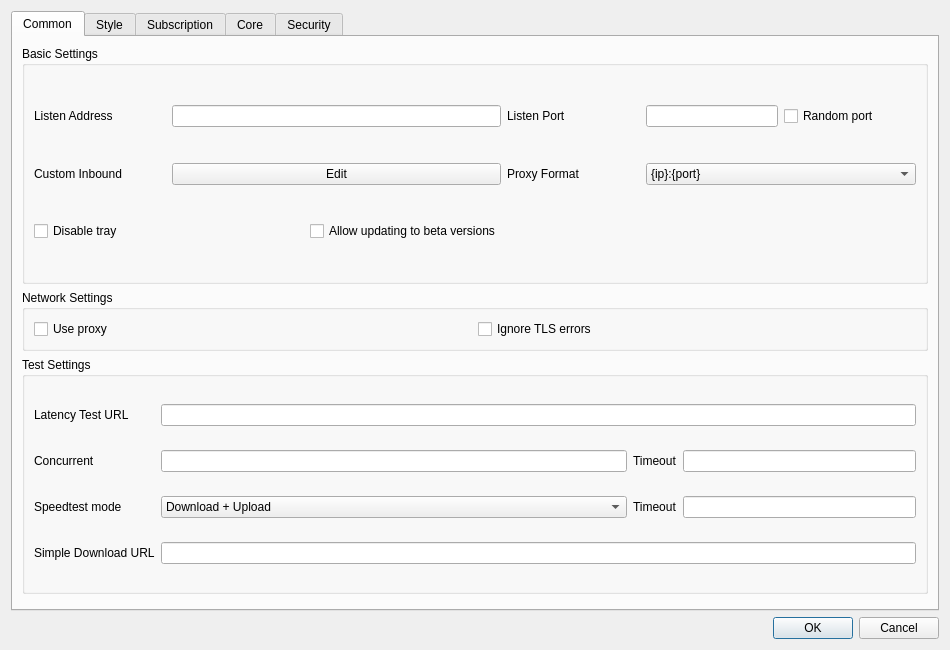
<?xml version="1.0" encoding="UTF-8"?>
<ui version="4.0">
 <class>DialogBasicSettings</class>
 <widget class="QDialog" name="DialogBasicSettings">
  <property name="geometry">
   <rect>
    <x>0</x>
    <y>0</y>
    <width>950</width>
    <height>650</height>
   </rect>
  </property>
  <property name="sizePolicy">
   <sizepolicy hsizetype="Preferred" vsizetype="Preferred">
    <horstretch>0</horstretch>
    <verstretch>0</verstretch>
   </sizepolicy>
  </property>
  <property name="windowTitle">
   <string>Basic Settings</string>
  </property>
  <layout class="QGridLayout" name="gridLayout">
   <item row="0" column="3">
    <widget class="QTabWidget" name="tabWidget">
     <property name="minimumSize">
      <size>
       <width>0</width>
       <height>414</height>
      </size>
     </property>
     <property name="currentIndex">
      <number>0</number>
     </property>
     <widget class="QWidget" name="tab_1">
      <attribute name="title">
       <string>Common</string>
      </attribute>
      <layout class="QVBoxLayout" name="verticalLayout_2">
       <item>
        <widget class="QGroupBox" name="groupBox_5">
         <property name="title">
          <string>Basic Settings</string>
         </property>
         <layout class="QGridLayout" name="gridLayout_9">
          <item row="2" column="2">
           <widget class="QCheckBox" name="allow_beta">
            <property name="text">
             <string>Allow updating to beta versions</string>
            </property>
           </widget>
          </item>
          <item row="1" column="0">
           <widget class="QLabel" name="label_11">
            <property name="text">
             <string>Custom Inbound</string>
            </property>
           </widget>
          </item>
          <item row="0" column="4">
           <widget class="QLineEdit" name="inbound_socks_port">
            <property name="sizePolicy">
             <sizepolicy hsizetype="Preferred" vsizetype="Fixed">
              <horstretch>0</horstretch>
              <verstretch>0</verstretch>
             </sizepolicy>
            </property>
           </widget>
          </item>
          <item row="0" column="3">
           <widget class="QLabel" name="inbound_socks_port_l">
            <property name="toolTip">
             <string>&lt;html&gt;&lt;head/&gt;&lt;body&gt;&lt;p&gt;Socks
                                                                + HTTP Proxy&lt;/p&gt;&lt;/body&gt;&lt;/html&gt;
                                                            </string>
            </property>
            <property name="text">
             <string>Listen Port</string>
            </property>
           </widget>
          </item>
          <item row="1" column="1" colspan="2">
           <widget class="QPushButton" name="custom_inbound_edit">
            <property name="text">
             <string>Edit</string>
            </property>
           </widget>
          </item>
          <item row="2" column="0">
           <widget class="QCheckBox" name="disable_tray">
            <property name="sizePolicy">
             <sizepolicy hsizetype="Preferred" vsizetype="Fixed">
              <horstretch>0</horstretch>
              <verstretch>0</verstretch>
             </sizepolicy>
            </property>
            <property name="toolTip">
             <string>Prevents the app from minimizing to the tray when the window is closed. The app will exit instead</string>
            </property>
            <property name="text">
             <string>Disable tray</string>
            </property>
           </widget>
          </item>
          <item row="0" column="1" colspan="2">
           <widget class="QLineEdit" name="inbound_address"/>
          </item>
          <item row="0" column="5">
           <widget class="QCheckBox" name="random_listen_port">
            <property name="toolTip">
             <string>&lt;html&gt;&lt;head/&gt;&lt;body&gt;&lt;p&gt;Selects a random available port on every run&lt;/p&gt;&lt;/body&gt;&lt;/html&gt;</string>
            </property>
            <property name="text">
             <string>Random port</string>
            </property>
           </widget>
          </item>
          <item row="0" column="0">
           <widget class="QLabel" name="label">
            <property name="text">
             <string>Listen Address</string>
            </property>
           </widget>
          </item>
          <item row="1" column="3">
           <widget class="QLabel" name="proxy_scheme_l">
            <property name="text">
             <string>Proxy Format</string>
            </property>
           </widget>
          </item>
          <item row="1" column="4" colspan="2">
           <widget class="QComboBox" name="proxy_scheme">
            <item>
             <property name="text">
              <string notr="true">{ip}:{port}</string>
             </property>
            </item>
            <item>
             <property name="text">
              <string notr="true">http://{ip}:{port}</string>
             </property>
            </item>
            <item>
             <property name="text">
              <string notr="true">socks={ip}:{port}</string>
             </property>
            </item>
           </widget>
          </item>
         </layout>
        </widget>
       </item>
       <item>
        <widget class="QGroupBox" name="groupBox_3">
         <property name="sizePolicy">
          <sizepolicy hsizetype="Preferred" vsizetype="Maximum">
           <horstretch>0</horstretch>
           <verstretch>0</verstretch>
          </sizepolicy>
         </property>
         <property name="title">
          <string>Network Settings</string>
         </property>
         <layout class="QHBoxLayout" name="horizontalLayout_11">
          <item>
           <widget class="QCheckBox" name="net_use_proxy">
            <property name="text">
             <string>Use proxy</string>
            </property>
           </widget>
          </item>
          <item>
           <widget class="QCheckBox" name="net_insecure">
            <property name="text">
             <string>Ignore TLS errors</string>
            </property>
           </widget>
          </item>
         </layout>
        </widget>
       </item>
       <item>
        <widget class="QGroupBox" name="groupBox1">
         <property name="title">
          <string>Test Settings</string>
         </property>
         <layout class="QGridLayout" name="gridLayout_3" columnstretch="0,2,0,1">
          <item row="1" column="1">
           <widget class="QLineEdit" name="test_concurrent"/>
          </item>
          <item row="3" column="0">
           <widget class="QLabel" name="label_16">
            <property name="text">
             <string>Simple Download URL</string>
            </property>
           </widget>
          </item>
          <item row="2" column="1">
           <widget class="QComboBox" name="speedtest_mode">
            <item>
             <property name="text">
              <string>Download + Upload</string>
             </property>
            </item>
            <item>
             <property name="text">
              <string>Only Download</string>
             </property>
            </item>
            <item>
             <property name="text">
              <string>Only Upload</string>
             </property>
            </item>
            <item>
             <property name="text">
              <string>Simple Download</string>
             </property>
            </item>
            <item>
             <property name="text">
              <string>Only Country</string>
             </property>
            </item>
           </widget>
          </item>
          <item row="0" column="0">
           <widget class="QLabel" name="label_13">
            <property name="text">
             <string>Latency Test URL</string>
            </property>
           </widget>
          </item>
          <item row="2" column="0">
           <widget class="QLabel" name="label_12">
            <property name="text">
             <string>Speedtest mode</string>
            </property>
           </widget>
          </item>
          <item row="1" column="0">
           <widget class="QLabel" name="label_14">
            <property name="text">
             <string>Concurrent</string>
            </property>
           </widget>
          </item>
          <item row="2" column="2">
           <widget class="QLabel" name="label_19">
            <property name="toolTip">
             <string>&lt;html&gt;&lt;head/&gt;&lt;body&gt;&lt;p&gt;timeout in milliseconds&lt;br/&gt;applies to all tests individually&lt;/p&gt;&lt;/body&gt;&lt;/html&gt;</string>
            </property>
            <property name="text">
             <string>Timeout</string>
            </property>
           </widget>
          </item>
          <item row="1" column="3">
           <widget class="QLineEdit" name="url_timeout"/>
          </item>
          <item row="1" column="2">
           <widget class="QLabel" name="label_22">
            <property name="toolTip">
             <string>&lt;html&gt;&lt;head/&gt;&lt;body&gt;&lt;p&gt;Timeout for URLtest in ms&lt;br/&gt;Note that muxed connections take a much longer time for their initial request, and setting this value too low will cause the test to falsely report that the config is not working&lt;/p&gt;&lt;/body&gt;&lt;/html&gt;</string>
            </property>
            <property name="text">
             <string>Timeout</string>
            </property>
           </widget>
          </item>
          <item row="2" column="3">
           <widget class="QLineEdit" name="test_timeout"/>
          </item>
          <item row="0" column="1" colspan="3">
           <widget class="QLineEdit" name="test_latency_url"/>
          </item>
          <item row="3" column="1" colspan="3">
           <widget class="QLineEdit" name="simple_down_url"/>
          </item>
         </layout>
        </widget>
       </item>
       <item>
        <widget class="QWidget" name="horizontalWidget_1" native="true">
         <property name="sizePolicy">
          <sizepolicy hsizetype="Preferred" vsizetype="Maximum">
           <horstretch>0</horstretch>
           <verstretch>0</verstretch>
          </sizepolicy>
         </property>
         <layout class="QHBoxLayout" name="horizontalLayout_2">
          <property name="leftMargin">
           <number>0</number>
          </property>
          <property name="topMargin">
           <number>0</number>
          </property>
          <property name="rightMargin">
           <number>0</number>
          </property>
          <property name="bottomMargin">
           <number>0</number>
          </property>
         </layout>
        </widget>
       </item>
      </layout>
     </widget>
     <widget class="QWidget" name="tab_2">
      <attribute name="title">
       <string>Style</string>
      </attribute>
      <layout class="QGridLayout" name="gridLayout_5">
       <item row="2" column="0">
        <layout class="QHBoxLayout" name="style_h_2">
         <item>
          <widget class="QGroupBox" name="traffic_statistics_box">
           <layout class="QGridLayout" name="gridLayout_8">
            <item row="0" column="0">
             <widget class="QLabel" name="label_2">
              <property name="text">
               <string>Font</string>
              </property>
             </widget>
            </item>
            <item row="0" column="1">
             <widget class="QFontComboBox" name="font"/>
            </item>
            <item row="1" column="0">
             <widget class="QLabel" name="label_5">
              <property name="text">
               <string>Font Size</string>
              </property>
             </widget>
            </item>
            <item row="1" column="1">
             <widget class="QComboBox" name="font_size"/>
            </item>
           </layout>
          </widget>
         </item>
         <item>
          <widget class="QGroupBox" name="connection_statistics_box">
           <layout class="QGridLayout" name="gridLayout_11">
            <item row="0" column="0">
             <widget class="QLabel" name="label_17">
              <property name="text">
               <string>Max log lines</string>
              </property>
             </widget>
            </item>
            <item row="1" column="0">
             <widget class="QLabel" name="label_9">
              <property name="text">
               <string>Connection statistics</string>
              </property>
             </widget>
            </item>
            <item row="0" column="2">
             <widget class="QLineEdit" name="max_log_line">
              <property name="sizePolicy">
               <sizepolicy hsizetype="Ignored" vsizetype="Fixed">
                <horstretch>0</horstretch>
                <verstretch>0</verstretch>
               </sizepolicy>
              </property>
             </widget>
            </item>
            <item row="1" column="2">
             <widget class="QCheckBox" name="connection_statistics">
              <property name="text">
               <string>Enable</string>
              </property>
             </widget>
            </item>
           </layout>
          </widget>
         </item>
        </layout>
       </item>
       <item row="3" column="0">
        <layout class="QHBoxLayout" name="style_h_3">
         <item>
          <widget class="QGroupBox" name="horizontalGroupBox_5">
           <layout class="QVBoxLayout" name="verticalLayout_5">
            <item>
             <widget class="QCheckBox" name="start_minimal">
              <property name="sizePolicy">
               <sizepolicy hsizetype="Preferred" vsizetype="Fixed">
                <horstretch>0</horstretch>
                <verstretch>0</verstretch>
               </sizepolicy>
              </property>
              <property name="text">
               <string>Hide dashboard at startup</string>
              </property>
             </widget>
            </item>
            <item>
             <widget class="QCheckBox" name="show_sys_dns">
              <property name="text">
               <string>Show System DNS option</string>
              </property>
             </widget>
            </item>
           </layout>
          </widget>
         </item>
         <item>
          <widget class="QGroupBox" name="groupBox_2">
           <layout class="QHBoxLayout" name="horizontalLayout_23">
            <item>
             <widget class="QCheckBox" name="skip_delete_confirm">
              <property name="text">
               <string>Skip confirmation When Deleting Profiles</string>
              </property>
             </widget>
            </item>
           </layout>
          </widget>
         </item>
        </layout>
       </item>
       <item row="0" column="0">
        <layout class="QHBoxLayout" name="style_h_1">
         <item>
          <widget class="QGroupBox" name="groupBox">
           <layout class="QGridLayout" name="gridLayout_10">
            <item row="0" column="0">
             <widget class="QLabel" name="label_8">
              <property name="sizePolicy">
               <sizepolicy hsizetype="Maximum" vsizetype="Maximum">
                <horstretch>0</horstretch>
                <verstretch>0</verstretch>
               </sizepolicy>
              </property>
              <property name="text">
               <string>Theme</string>
              </property>
             </widget>
            </item>
            <item row="0" column="1">
             <widget class="QComboBox" name="theme">
              <item>
               <property name="text">
                <string notr="true">System</string>
               </property>
              </item>
             </widget>
            </item>
            <item row="1" column="1">
             <widget class="QPushButton" name="select_custom_icon">
              <property name="text">
               <string>Select</string>
              </property>
             </widget>
            </item>
            <item row="1" column="0">
             <widget class="QCheckBox" name="enable_custom_icon">
              <property name="text">
               <string>Enable Custom Icons</string>
              </property>
             </widget>
            </item>
           </layout>
          </widget>
         </item>
         <item>
          <widget class="QGroupBox" name="groupBox2">
           <layout class="QGridLayout" name="gridLayout_4">
            <item row="0" column="2">
             <widget class="QComboBox" name="language">
              <item>
               <property name="text">
                <string notr="true">System</string>
               </property>
              </item>
              <item>
               <property name="text">
                <string notr="true">English</string>
               </property>
              </item>
              <item>
               <property name="text">
                <string notr="true">简体中文</string>
               </property>
              </item>
              <item>
               <property name="text">
                <string notr="true">فارسی</string>
               </property>
              </item>
              <item>
               <property name="text">
                <string notr="true">Русский</string>
               </property>
              </item>
             </widget>
            </item>
            <item row="0" column="0">
             <widget class="QLabel" name="label_15">
              <property name="sizePolicy">
               <sizepolicy hsizetype="Maximum" vsizetype="Maximum">
                <horstretch>0</horstretch>
                <verstretch>0</verstretch>
               </sizepolicy>
              </property>
              <property name="text">
               <string>Language</string>
              </property>
             </widget>
            </item>
           </layout>
          </widget>
         </item>
        </layout>
       </item>
      </layout>
     </widget>
     <widget class="QWidget" name="tab_3">
      <attribute name="title">
       <string>Subscription</string>
      </attribute>
      <layout class="QGridLayout" name="gridLayout_7">
       <item row="0" column="1">
        <layout class="QHBoxLayout" name="horizontalLayout_5">
         <item>
          <widget class="QCheckBox" name="sub_auto_update_enable">
           <property name="sizePolicy">
            <sizepolicy hsizetype="Minimum" vsizetype="Fixed">
             <horstretch>0</horstretch>
             <verstretch>0</verstretch>
            </sizepolicy>
           </property>
           <property name="text">
            <string>Enable</string>
           </property>
          </widget>
         </item>
         <item>
          <widget class="QLabel" name="label_21">
           <property name="text">
            <string>Interval (minute, invalid if less than 30)</string>
           </property>
          </widget>
         </item>
         <item>
          <widget class="QLineEdit" name="sub_auto_update">
           <property name="sizePolicy">
            <sizepolicy hsizetype="Preferred" vsizetype="Fixed">
             <horstretch>0</horstretch>
             <verstretch>0</verstretch>
            </sizepolicy>
           </property>
          </widget>
         </item>
        </layout>
       </item>
       <item row="1" column="1">
        <widget class="MyLineEdit" name="user_agent"/>
       </item>
       <item row="2" column="0" colspan="2">
        <widget class="QCheckBox" name="sub_clear">
         <property name="text">
          <string>Clear servers before updating subscription</string>
         </property>
        </widget>
       </item>
       <item row="3" column="0" colspan="2">
        <widget class="QCheckBox" name="sub_send_hwid">
         <property name="toolTip">
          <string>&lt;html&gt;&lt;head/&gt;&lt;body&gt;&lt;p&gt;HWID=%1&lt;/p&gt;&lt;p&gt;OS=%2&lt;/p&gt;&lt;p&gt;OS Version=%3&lt;/p&gt;&lt;p&gt;Model=%4&lt;/p&gt;&lt;/body&gt;&lt;/html&gt;</string>
         </property>
         <property name="text">
          <string>Enable sending HWID, device model, and OS version when updating subscription</string>
         </property>
        </widget>
       </item>
       <item row="4" column="0">
        <widget class="QLabel" name="label_custom_hwid_params">
         <property name="toolTip">
          <string>&lt;html&gt;&lt;head/&gt;&lt;body&gt;&lt;p&gt;Format: hwid=value,os=value,osVersion=value,model=value&lt;/p&gt;&lt;p&gt;Leave empty to use default values. Only specify the parameters you want to override.&lt;/p&gt;&lt;/body&gt;&lt;/html&gt;</string>
         </property>
         <property name="text">
          <string>Custom System Parameters (optional)</string>
         </property>
        </widget>
       </item>
       <item row="4" column="1">
        <widget class="QLineEdit" name="sub_custom_hwid_params">
         <property name="placeholderText">
          <string>hwid=custom_value,os=custom_os,osVersion=custom_version,model=custom_model</string>
         </property>
        </widget>
       </item>
       <item row="0" column="0">
        <widget class="QLabel" name="label_20">
         <property name="sizePolicy">
          <sizepolicy hsizetype="Preferred" vsizetype="Maximum">
           <horstretch>0</horstretch>
           <verstretch>0</verstretch>
          </sizepolicy>
         </property>
         <property name="text">
          <string>Automatic update</string>
         </property>
        </widget>
       </item>
       <item row="1" column="0">
        <widget class="QLabel" name="label_4">
         <property name="text">
          <string>User Agent</string>
         </property>
        </widget>
       </item>
      </layout>
     </widget>
     <widget class="QWidget" name="tab_4">
      <attribute name="title">
       <string>Core</string>
      </attribute>
      <layout class="QVBoxLayout" name="verticalLayout">
       <item>
        <widget class="QGroupBox" name="groupBox_core">
         <property name="sizePolicy">
          <sizepolicy hsizetype="Preferred" vsizetype="Maximum">
           <horstretch>0</horstretch>
           <verstretch>0</verstretch>
          </sizepolicy>
         </property>
         <property name="title">
          <string notr="true">Sing-box</string>
         </property>
         <layout class="QVBoxLayout" name="verticalLayout_3">
          <item>
           <widget class="QWidget" name="assest_group" native="true">
            <layout class="QGridLayout" name="gridLayout_2">
             <item row="0" column="1">
              <layout class="QHBoxLayout" name="horizontalLayout_20">
               <item>
                <widget class="QComboBox" name="log_level">
                 <property name="sizePolicy">
                  <sizepolicy hsizetype="Maximum" vsizetype="Fixed">
                   <horstretch>0</horstretch>
                   <verstretch>0</verstretch>
                  </sizepolicy>
                 </property>
                </widget>
               </item>
               <item>
                <widget class="QCheckBox" name="disable_stats">
                 <property name="minimumSize">
                  <size>
                   <width>411</width>
                   <height>0</height>
                  </size>
                 </property>
                 <property name="toolTip">
                  <string>&lt;html&gt;&lt;head/&gt;&lt;body&gt;&lt;p&gt;Might
                                                                            Improve Ping and Performance&lt;/p&gt;&lt;/body&gt;&lt;/html&gt;
                                                                        </string>
                 </property>
                 <property name="text">
                  <string>Disable Traffic Stats</string>
                 </property>
                </widget>
               </item>
              </layout>
             </item>
             <item row="1" column="0">
              <widget class="QLabel" name="label_6">
               <property name="text">
                <string>Multiplex (mux)</string>
               </property>
              </widget>
             </item>
             <item row="0" column="0">
              <widget class="QLabel" name="label_3">
               <property name="text">
                <string notr="true">Loglevel</string>
               </property>
              </widget>
             </item>
             <item row="1" column="1">
              <layout class="QHBoxLayout" name="horizontalLayout">
               <item>
                <widget class="QComboBox" name="mux_protocol"/>
               </item>
               <item>
                <widget class="QLabel" name="label_7">
                 <property name="text">
                  <string>concurrency</string>
                 </property>
                </widget>
               </item>
               <item>
                <widget class="QLineEdit" name="mux_concurrency"/>
               </item>
               <item>
                <widget class="QCheckBox" name="mux_padding">
                 <property name="text">
                  <string notr="true">Padding</string>
                 </property>
                </widget>
               </item>
               <item>
                <widget class="QCheckBox" name="mux_default_on">
                 <property name="text">
                  <string>Default On</string>
                 </property>
                </widget>
               </item>
              </layout>
             </item>
            </layout>
           </widget>
          </item>
          <item>
           <widget class="QPushButton" name="core_settings">
            <property name="text">
             <string>Core Options</string>
            </property>
           </widget>
          </item>
          <item>
           <widget class="QGroupBox" name="ntp_box">
            <property name="toolTip">
             <string>&lt;html&gt;&lt;head/&gt;&lt;body&gt;&lt;p&gt;Settings for the
                                            sing-box's built-in NTP client&lt;/p&gt;&lt;/body&gt;&lt;/html&gt;
                                        </string>
            </property>
            <property name="title">
             <string>NTP Settings</string>
            </property>
            <layout class="QGridLayout" name="gridLayout_6">
             <item row="0" column="0">
              <widget class="QCheckBox" name="ntp_enable">
               <property name="text">
                <string>Enable</string>
               </property>
              </widget>
             </item>
             <item row="1" column="0">
              <layout class="QHBoxLayout" name="horizontalLayout_22">
               <item>
                <widget class="QLabel" name="ntp_server_l">
                 <property name="text">
                  <string>server</string>
                 </property>
                </widget>
               </item>
               <item>
                <widget class="QLineEdit" name="ntp_server"/>
               </item>
               <item>
                <widget class="QLabel" name="ntp_port_l">
                 <property name="text">
                  <string>Port</string>
                 </property>
                </widget>
               </item>
               <item>
                <widget class="QLineEdit" name="ntp_port">
                 <property name="maximumSize">
                  <size>
                   <width>162</width>
                   <height>16777215</height>
                  </size>
                 </property>
                </widget>
               </item>
               <item>
                <widget class="QLabel" name="ntp_interval_l">
                 <property name="text">
                  <string>sync interval</string>
                 </property>
                </widget>
               </item>
               <item>
                <widget class="QComboBox" name="ntp_interval">
                 <property name="toolTip">
                  <string>&lt;html&gt;&lt;head/&gt;&lt;body&gt;&lt;p&gt;In
                                                                minutes&lt;/p&gt;&lt;/body&gt;&lt;/html&gt;
                                                            </string>
                 </property>
                 <item>
                  <property name="text">
                   <string>5m</string>
                  </property>
                 </item>
                 <item>
                  <property name="text">
                   <string>10m</string>
                  </property>
                 </item>
                 <item>
                  <property name="text">
                   <string>30m</string>
                  </property>
                 </item>
                </widget>
               </item>
              </layout>
             </item>
            </layout>
           </widget>
          </item>
         </layout>
        </widget>
       </item>
       <item>
        <widget class="QGroupBox" name="xray_core_box">
         <property name="title">
          <string>Xray Core</string>
         </property>
         <layout class="QFormLayout" name="formLayout">
          <item row="0" column="0">
           <widget class="QLabel" name="label_10">
            <property name="text">
             <string>Loglevel</string>
            </property>
           </widget>
          </item>
          <item row="0" column="1">
           <widget class="QComboBox" name="xray_loglevel"/>
          </item>
          <item row="1" column="0">
           <widget class="QLabel" name="label_23">
            <property name="text">
             <string>Mux Concurrency</string>
            </property>
           </widget>
          </item>
          <item row="1" column="1">
           <widget class="QWidget" name="widget" native="true">
            <layout class="QHBoxLayout" name="horizontalLayout_3">
             <property name="leftMargin">
              <number>0</number>
             </property>
             <property name="topMargin">
              <number>0</number>
             </property>
             <property name="rightMargin">
              <number>0</number>
             </property>
             <property name="bottomMargin">
              <number>0</number>
             </property>
             <item>
              <widget class="QLineEdit" name="xray_mux_concurrency"/>
             </item>
             <item>
              <widget class="QCheckBox" name="xray_default_mux">
               <property name="text">
                <string>Default Mux On</string>
               </property>
              </widget>
             </item>
            </layout>
           </widget>
          </item>
          <item row="2" column="0">
           <widget class="QLabel" name="label_24">
            <property name="toolTip">
             <string>&lt;html&gt;&lt;head/&gt;&lt;body&gt;&lt;p&gt;When to choose Xray when importing vless profiles&lt;/p&gt;&lt;/body&gt;&lt;/html&gt;</string>
            </property>
            <property name="text">
             <string>Xray VLESS Preference</string>
            </property>
           </widget>
          </item>
          <item row="2" column="1">
           <widget class="QComboBox" name="vless_xray_pref"/>
          </item>
         </layout>
        </widget>
       </item>
      </layout>
     </widget>
     <widget class="QWidget" name="tab_5">
      <attribute name="title">
       <string>Security</string>
      </attribute>
      <layout class="QVBoxLayout" name="verticalLayout_4">
       <item>
        <widget class="QCheckBox" name="disable_priv_req">
         <property name="text">
          <string>Disable Privilege request</string>
         </property>
        </widget>
       </item>
       <item>
        <widget class="QCheckBox" name="mozilla_cert">
         <property name="text">
          <string>Use Mozilla Certificate Store</string>
         </property>
        </widget>
       </item>
       <item>
        <widget class="QCheckBox" name="skip_cert">
         <property name="text">
          <string>Skip TLS certificate authentication by default (allowInsecure)</string>
         </property>
        </widget>
       </item>
       <item>
        <widget class="QGroupBox" name="horizontalGroupBox2">
         <property name="sizePolicy">
          <sizepolicy hsizetype="Preferred" vsizetype="Maximum">
           <horstretch>0</horstretch>
           <verstretch>0</verstretch>
          </sizepolicy>
         </property>
         <layout class="QHBoxLayout" name="horizontalLayout_26">
          <item>
           <widget class="QLabel" name="label_18">
            <property name="text">
             <string>Default uTLS Fingerprint</string>
            </property>
           </widget>
          </item>
          <item>
           <widget class="QComboBox" name="utlsFingerprint">
            <property name="editable">
             <bool>true</bool>
            </property>
           </widget>
          </item>
         </layout>
        </widget>
       </item>
       <item>
        <widget class="QCheckBox" name="windows_no_admin">
         <property name="toolTip">
          <string>&lt;html&gt;&lt;head/&gt;&lt;body&gt;&lt;p&gt;Do not attempt to start as Admin unless explicitly requested&lt;/p&gt;&lt;/body&gt;&lt;/html&gt;</string>
         </property>
         <property name="text">
          <string>Always Start as Standard User</string>
         </property>
        </widget>
       </item>
      </layout>
     </widget>
    </widget>
   </item>
   <item row="9" column="3">
    <widget class="QDialogButtonBox" name="buttonBox">
     <property name="orientation">
      <enum>Qt::Orientation::Horizontal</enum>
     </property>
     <property name="standardButtons">
      <set>QDialogButtonBox::StandardButton::Cancel|QDialogButtonBox::StandardButton::Ok</set>
     </property>
    </widget>
   </item>
  </layout>
 </widget>
 <customwidgets>
  <customwidget>
   <class>MyLineEdit</class>
   <extends>QLineEdit</extends>
   <header>include/ui/utils/MyLineEdit.h</header>
  </customwidget>
 </customwidgets>
 <resources/>
 <connections>
  <connection>
   <sender>buttonBox</sender>
   <signal>accepted()</signal>
   <receiver>DialogBasicSettings</receiver>
   <slot>accept()</slot>
   <hints>
    <hint type="sourcelabel">
     <x>248</x>
     <y>254</y>
    </hint>
    <hint type="destinationlabel">
     <x>157</x>
     <y>274</y>
    </hint>
   </hints>
  </connection>
  <connection>
   <sender>buttonBox</sender>
   <signal>rejected()</signal>
   <receiver>DialogBasicSettings</receiver>
   <slot>reject()</slot>
   <hints>
    <hint type="sourcelabel">
     <x>316</x>
     <y>260</y>
    </hint>
    <hint type="destinationlabel">
     <x>286</x>
     <y>274</y>
    </hint>
   </hints>
  </connection>
 </connections>
</ui>
